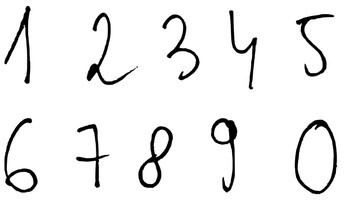
#> input picture photomath/src/text_detection/figures/handwritten-numbers.jpg, 350 x 218 px, found by its file name
$ python text_detector.py
#> lines starting #> are read from the running program, lines starting #| are printed output that depends on the picture; after the words box and inside, x2 and y2 are one past the last pixel; in counts of white or black regions, pixels touching at a corner belong together
# import packages
import cv2
import numpy as np


class DetectorText:
    """Preprocess and image and return each detected texts:
        1. cropped image
        2. cropped image's bounding box coordinates
    """

    def __init__(self,
                 kernel_size_: tuple = (20, 20),
                 dilation_iterations_: int = 1,
                 debug_: bool = False) -> None:
        self.kernel_size = kernel_size_
        self.dilation_iterations = dilation_iterations_
        self.debug = debug_

    def __find_contours(self, img_: np.ndarray) -> list:
        """Preprocess image and find contours in the image

        Args:
            img_ (np.ndarray): Read image

        Returns:
            list: List of contours
        """
        # Convert the image to gray scale
        gray = cv2.cvtColor(img_, cv2.COLOR_BGR2GRAY)

        # Performing OTSU threshold
        ret, thresh1 = cv2.threshold(gray, 0, 255, cv2.THRESH_OTSU | cv2.THRESH_BINARY_INV)

        # Specify structure shape and kernel size.
        # Kernel size increases or decreases the area
        # of the rectangle to be detected.
        # A smaller value like (10, 10) will detect
        # each word instead of a sentence.
        rect_kernel = cv2.getStructuringElement(cv2.MORPH_RECT, self.kernel_size)

        # Applying dilation on the threshold image
        dilation = cv2.dilate(thresh1, rect_kernel, iterations=self.dilation_iterations)

        # Finding contours
        contours, hierarchy = cv2.findContours(dilation, cv2.RETR_EXTERNAL,
                                               cv2.CHAIN_APPROX_NONE)

        return contours

    @staticmethod
    def __draw_bounding_boxes(img_: np.ndarray, contours: list) -> list:
        """Draw bounding boxes around contours

        Args:
            img_ (np.ndarray): [description]
            contours (list) : [description]

        Returns:
            list: [description]
        """
        # List of cropped images and their bbox coordinates
        list_cropped_images_bbox = []
        # Creating a copy of image
        im2 = img_.copy()
        # Looping through the identified contours
        # Then rectangular part is cropped and passed on
        # to pytesseract for extracting text from it
        # Extracted text is then written into the text file
        for idx, cnt in enumerate(contours):
            x, y, w, h = cv2.boundingRect(cnt)
            # # Drawing a rectangle on copied image
            # rect = cv2.rectangle(im2, (x, y), (x + w, y + h), (0, 255, 0), 2)
            rect = None
            # Cropping the text block for giving input to OCR
            cropped = im2[y:y + h, x:x + w]
            cropped_dict = {
                'img': cropped,
                'coordinates': {
                    'x': x,
                    'y': y,
                    'w': w,
                    'h': h
                },
                'rect': rect
            }
            list_cropped_images_bbox.append(cropped_dict)
        return list_cropped_images_bbox

    def detect_text(self, img: np.ndarray) -> list:
        contours = self.__find_contours(img)
        cropped_images_bbox = self.__draw_bounding_boxes(img, contours)
        return cropped_images_bbox


if __name__ == '__main__':
    import pytesseract

    # Read image from which text needs to be extracted
    # img = cv2.imread("/home/anton/Furkan/coding/repos_me/PhotoMath/photomath/src/text_detection/figures/2_min_1.png")
    img_read = cv2.imread(
        "/home/anton/Furkan/coding/repos_me/PhotoMath/photomath/src/text_detection/figures/handwritten-numbers.jpg")
#> img_read is the input picture: shape (218, 350, 3); min 0, max 255, mean 239.5
    text_detector = DetectorText(kernel_size_=(3, 3))
    cropped_images_bbox_ = text_detector.detect_text(img_read)
#> in __find_contours, `ret, thresh1 = cv2.threshold(gray, 0, 255, cv2.THRESH_OTSU | cv2.THRES..`:
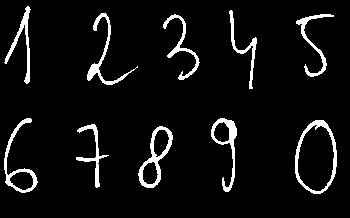
#> thresh1: shape (218, 350); 6.2% white; 10 white regions, largest, box (x1, y1, x2, y2) and area: (295, 120, 337, 194) 618, (138, 126, 173, 188) 573, (211, 118, 237, 192) 506
#> in __find_contours, `ret, thresh1 = cv2.threshold(gray, 0, 255, cv2.THRESH_OTSU | cv2.THRES..`: ret = 139
#> in __find_contours, `dilation = cv2.dilate(thresh1, rect_kernel, iterations=self.dilation_i..`:
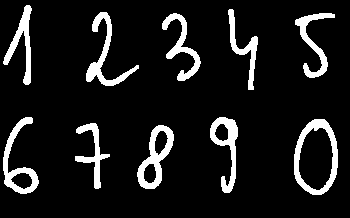
#> dilation: shape (218, 350); 10.5% white; 10 white regions
#> in __find_contours, `contours, hierarchy = cv2.findContours(dilation, cv2.RETR_EXTERNAL, cv..`: contours = 10 contours; largest, box (x1, y1, x2, y2) and area: (294, 119, 338, 195) 2589, (137, 125, 174, 189) 1240, (3, 117, 39, 194) 983, (210, 117, 238, 193) 887, (86, 12, 139, 86) 744
#> the loop in __draw_bounding_boxes, `for idx, cnt in enumerate(contours):` made 10 passes
#> (x, y, w, h) on passes 1 to 10: (137, 125, 37, 64), (75, 123, 35, 66), (294, 119, 44, 76), (210, 117, 28, 76), (3, 117, 36, 77), (295, 13, 40, 65), (162, 13, 39, 68), (86, 12, 53, 74), (228, 9, 30, 81), (3, 5, 29, 80)
#> pass 1, in __draw_bounding_boxes, `cropped = im2[y:y + h, x:x + w]`:
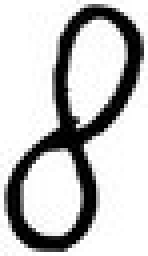
#> cropped: shape (64, 37, 3) (shown 4 times larger); min 0, max 255, mean 195
#> pass 2, in __draw_bounding_boxes, `cropped = im2[y:y + h, x:x + w]`:
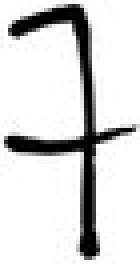
#> cropped: shape (66, 35, 3) (shown 4 times larger); min 0, max 255, mean 215.9
#> pass 3, in __draw_bounding_boxes, `cropped = im2[y:y + h, x:x + w]`:
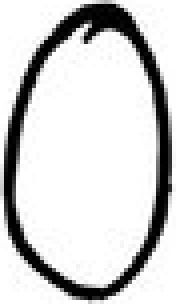
#> cropped: shape (76, 44, 3) (shown 4 times larger); min 0, max 255, mean 208.4
#> after the loop in __draw_bounding_boxes, `for idx, cnt in enumerate(contours):`: list_cropped_images_bbox = 10 items
#> cropped_images_bbox_ = 10 items
    for idx_, cropped_dict_ in enumerate(cropped_images_bbox_):
        print(idx_)
        cropped_img = cropped_dict_['img']
        # Apply OCR on the cropped image
#> (the run stopped early here; a loop or call above may not have finished)
